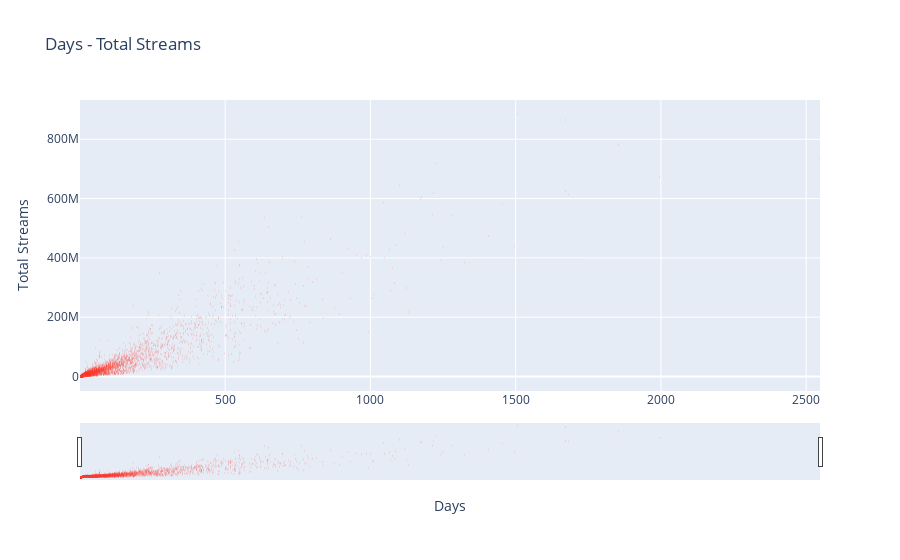

Notebook cell for this chart:
### Code cell
import plotly.graph_objects as go

# Create a candlestick chart
fig = go.Figure(data=[go.Candlestick(x=song_df['Days'],
                open=song_df['Total Streams'], high=song_df['Total Streams'],
                low=song_df['Total Streams'], close=song_df['Total Streams'])])
# Add chart title and axis labels
fig.update_layout(
    title='Days - Total Streams',
    xaxis_title='Days',
    yaxis_title='Total Streams'
)
#fig.show()

### Figure 1 — Plotly figure (JSON) as saved in the notebook; plotly's stock layout.template omitted (floating-point values rounded to 4 significant figures; data arrays with more than 128 entries replaced by an {"elided": "..."} marker saying what was removed)
{"data": [{"close": {"elided": "11080 int values"}, "high": {"elided": "11080 int values"}, "low": {"elided": "11080 int values"}, "open": {"elided": "11080 int values"}, "type": "candlestick", "x": {"elided": "11080 int values"}}], "layout": {"title": {"text": "Days - Total Streams"}, "xaxis": {"title": {"text": "Days"}}, "yaxis": {"title": {"text": "Total Streams"}}}}
